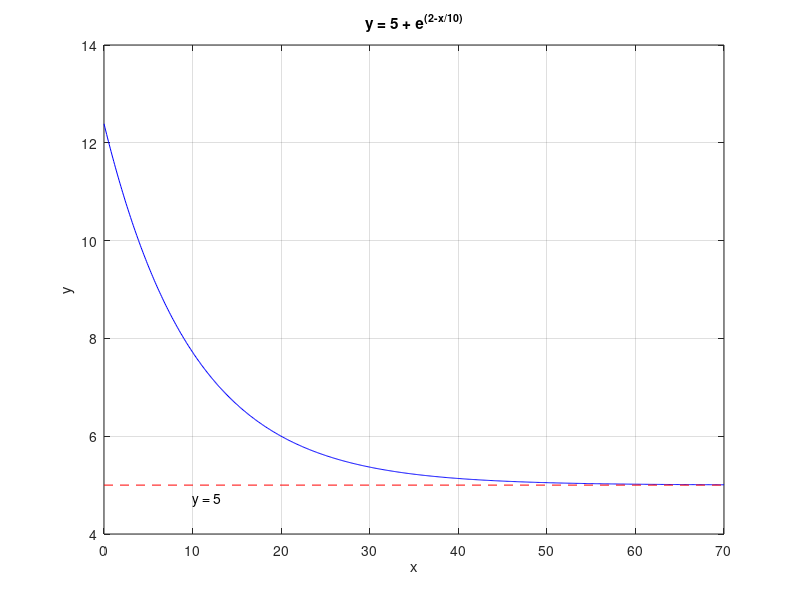

This figure's MATLAB source:
close all;

% The graph of  y = 5 + exp(2-x/10)
x = 0:0.1:70;
y = 5+exp(2-x/10);
plot(x,y,'b')
hold on
grid on

% The x axis
x = 0:70:70;
y = 0.*x;
plot(x,y,'k')

% The horizontal line y=5
y = 0.*x +5;
plot(x,y, '--r')
text(10, 4.7, 'y = 5');

% The title and the labels
xlabel('x')
ylabel('y')
title('y = 5 + e^{(2-x/10)}')
axis([0,70,4,14]);
